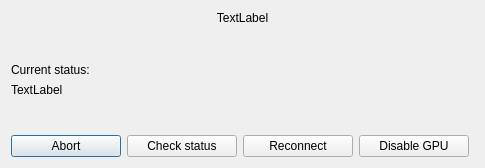
<?xml version="1.0" encoding="UTF-8"?>
<ui version="4.0">
 <class>Dialog</class>
 <widget class="QDialog" name="Dialog">
  <property name="geometry">
   <rect>
    <x>0</x>
    <y>0</y>
    <width>484</width>
    <height>168</height>
   </rect>
  </property>
  <property name="windowTitle">
   <string>Dialog</string>
  </property>
  <layout class="QVBoxLayout" name="verticalLayout_2">
   <item>
    <widget class="QLabel" name="lbl_title">
     <property name="text">
      <string>TextLabel</string>
     </property>
     <property name="alignment">
      <set>Qt::AlignCenter</set>
     </property>
    </widget>
   </item>
   <item>
    <spacer name="verticalSpacer_2">
     <property name="orientation">
      <enum>Qt::Vertical</enum>
     </property>
     <property name="sizeType">
      <enum>QSizePolicy::MinimumExpanding</enum>
     </property>
     <property name="sizeHint" stdset="0">
      <size>
       <width>20</width>
       <height>5</height>
      </size>
     </property>
    </spacer>
   </item>
   <item>
    <layout class="QVBoxLayout" name="verticalLayout">
     <item>
      <widget class="QLabel" name="lbl_description">
       <property name="text">
        <string>Current status:</string>
       </property>
       <property name="wordWrap">
        <bool>true</bool>
       </property>
      </widget>
     </item>
     <item>
      <widget class="QLabel" name="lbl_current_status">
       <property name="text">
        <string>TextLabel</string>
       </property>
       <property name="wordWrap">
        <bool>true</bool>
       </property>
      </widget>
     </item>
    </layout>
   </item>
   <item>
    <spacer name="verticalSpacer">
     <property name="orientation">
      <enum>Qt::Vertical</enum>
     </property>
     <property name="sizeType">
      <enum>QSizePolicy::MinimumExpanding</enum>
     </property>
     <property name="sizeHint" stdset="0">
      <size>
       <width>20</width>
       <height>5</height>
      </size>
     </property>
    </spacer>
   </item>
   <item>
    <layout class="QHBoxLayout" name="horizontalLayout">
     <item>
      <widget class="QPushButton" name="btn_abort">
       <property name="minimumSize">
        <size>
         <width>110</width>
         <height>0</height>
        </size>
       </property>
       <property name="maximumSize">
        <size>
         <width>110</width>
         <height>100</height>
        </size>
       </property>
       <property name="text">
        <string>Abort</string>
       </property>
      </widget>
     </item>
     <item>
      <widget class="QPushButton" name="btn_check_status">
       <property name="minimumSize">
        <size>
         <width>110</width>
         <height>0</height>
        </size>
       </property>
       <property name="maximumSize">
        <size>
         <width>110</width>
         <height>16777215</height>
        </size>
       </property>
       <property name="text">
        <string>Check status</string>
       </property>
      </widget>
     </item>
     <item>
      <widget class="QPushButton" name="btn_reconnect">
       <property name="minimumSize">
        <size>
         <width>110</width>
         <height>0</height>
        </size>
       </property>
       <property name="maximumSize">
        <size>
         <width>110</width>
         <height>16777215</height>
        </size>
       </property>
       <property name="text">
        <string>Reconnect</string>
       </property>
      </widget>
     </item>
     <item>
      <widget class="QPushButton" name="btn_disable_gpu">
       <property name="minimumSize">
        <size>
         <width>110</width>
         <height>0</height>
        </size>
       </property>
       <property name="maximumSize">
        <size>
         <width>110</width>
         <height>16777215</height>
        </size>
       </property>
       <property name="text">
        <string>Disable GPU</string>
       </property>
      </widget>
     </item>
     <item>
      <spacer name="horizontalSpacer">
       <property name="orientation">
        <enum>Qt::Horizontal</enum>
       </property>
       <property name="sizeType">
        <enum>QSizePolicy::MinimumExpanding</enum>
       </property>
       <property name="sizeHint" stdset="0">
        <size>
         <width>5</width>
         <height>20</height>
        </size>
       </property>
      </spacer>
     </item>
    </layout>
   </item>
  </layout>
 </widget>
 <resources/>
 <connections/>
</ui>
